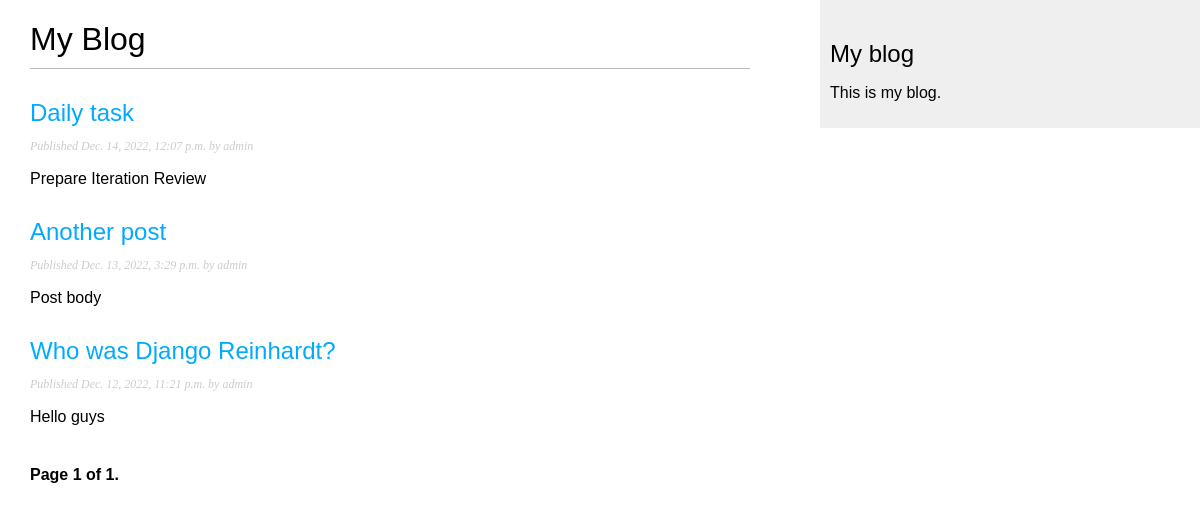
The page /blog/ on the database as committed earlier.
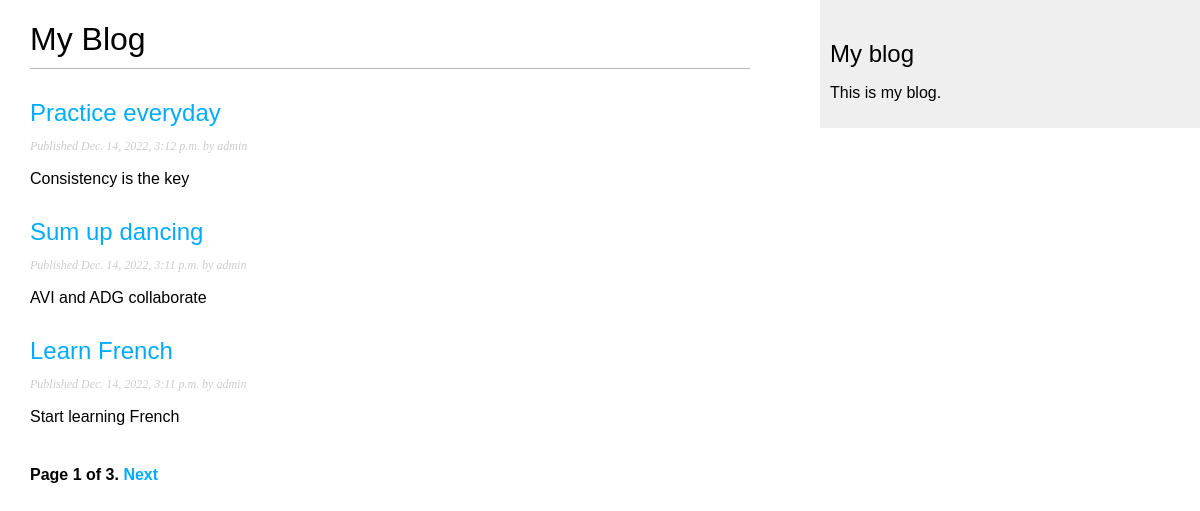
The same page on the database as committed later.
### blog/models.py (models this page shows, shortened)
class Post(models.Model):
    class Status(models.TextChoices):
        DRAFT = 'DF', 'Draft'
        PUBLISHED = 'PB', 'Published'
    title = models.CharField(max_length=250)
    slug = models.SlugField(max_length=250,
                            unique_for_date='publish')
    author = models.ForeignKey(User,
                               on_delete=models.CASCADE,
                               related_name='blog_posts')
    body = models.TextField()
    publish = models.DateTimeField(default=timezone.now)
    created = models.DateTimeField(auto_now_add=True)
    updated = models.DateTimeField(auto_now=True)
    status = models.CharField(max_length=2,
                              choices=Status.choices,
                              default=Status.DRAFT)
    objects = models.Manager() # The default Manager
    published = PublishedManager() # Our custom Manager
    class Meta:
        ordering = ['-publish']
        indexes = [
            models.Index(fields=['-publish']),
        ]
    def get_absolute_url(self):
        return reverse('blog:post_detail',
                       args=[self.publish.year,
                             self.publish.month,
                             self.publish.day,
                             self.slug])

### blog/views.py (the view)
# urls.py: path('', views.PostListView.as_view(), name='post_list'),
class PostListView(ListView):
    queryset = Post.published.all()
    context_object_name = 'posts'
    paginate_by = 3
    template_name = 'blog/post/list.html'

### blog/templates/blog/post/list.html (shortened to what this page needs)
{% extends "blog/base.html" %}
{% block content %}
    <h1>My Blog</h1>
    {% for post in posts %}
        <h2>
            <a href="{{ post.get_absolute_url }}">
                {{ post.title }}
            </a>
        </h2>
        <p class="date">
            Published {{ post.publish }} by {{ post.author }}
        </p>
        {{ post.body | truncatewords:30 | linebreaks }}
    {% endfor %}
    {% include "pagination.html" with page=page_obj %}
{% endblock %}

Rows that differ between the two databases and show on the page:
no longer on this page (row unchanged): Post: title "Daily task", publish "Dec. 14, 2022, 12:07 p.m.", author "admin", body "Prepare Iteration Review"
no longer on this page (row unchanged): Post: title "Another post", publish "Dec. 13, 2022, 3:29 p.m.", author "admin", body "Post body"
no longer on this page (row unchanged): Post: title "Who was Django Reinhardt?", publish "Dec. 12, 2022, 11:21 p.m.", author "admin", body "Hello guys"
added Post: title "Practice everyday", publish "Dec. 14, 2022, 3:12 p.m.", author "admin", body "Consistency is the key"
added Post: title "Sum up dancing", publish "Dec. 14, 2022, 3:11 p.m.", author "admin", body "AVI and ADG collaborate"
added Post: title "Learn French", publish "Dec. 14, 2022, 3:11 p.m.", author "admin", body "Start learning French"
Other text that changed with them:
{{ page.paginator.num_pages }}: "1" → "3"
text now shown: "Next"
